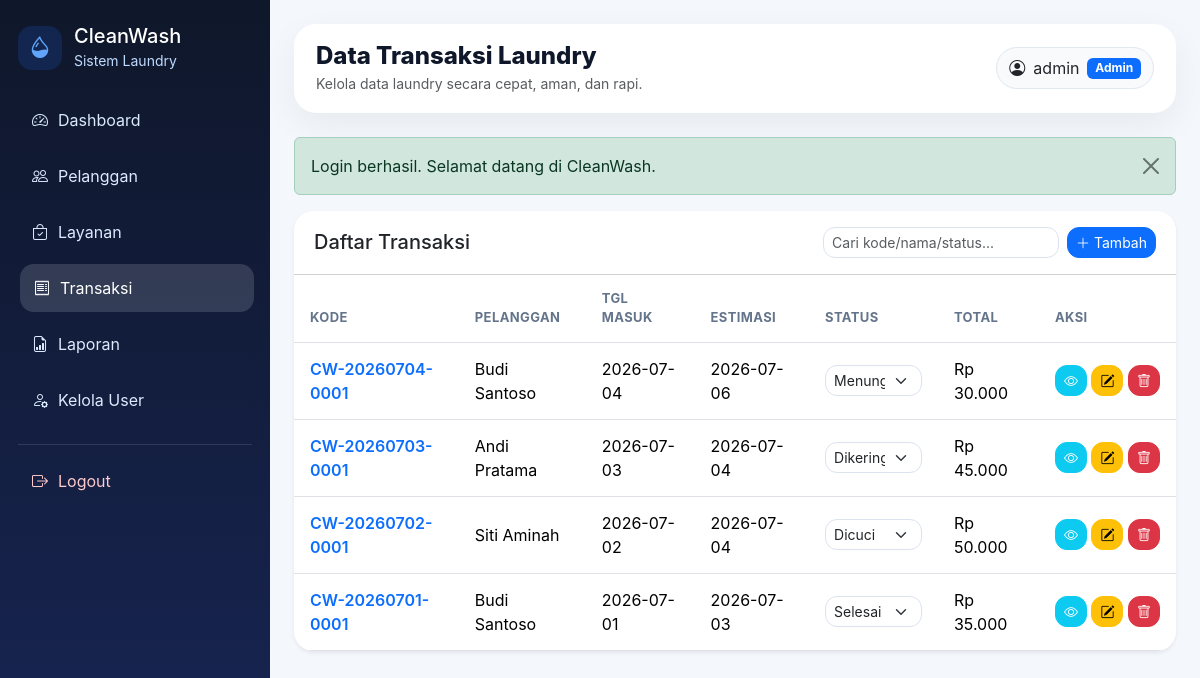
The app's page /index.php?page=admin/transaksi (signed in) with its own data.
### tables this page shows
CREATE TABLE `transaksi` (
  `id` int(11) NOT NULL,
  `kode_transaksi` varchar(30) NOT NULL,
  `pelanggan_id` int(11) NOT NULL,
  `tanggal_masuk` date NOT NULL,
  `tanggal_selesai_est` date NOT NULL,
  `status` enum('Menunggu','Dicuci','Dikeringkan','Disetrika','Selesai','Diambil') NOT NULL DEFAULT 'Menunggu',
  `total_harga` decimal(12,2) NOT NULL DEFAULT 0.00,
  `created_at` timestamp NOT NULL DEFAULT current_timestamp(),
  `updated_at` timestamp NOT NULL DEFAULT current_timestamp() ON UPDATE current_timestamp()
);

CREATE TABLE `pelanggan` (
  `id` int(11) NOT NULL,
  `user_id` int(11) NOT NULL,
  `nama` varchar(100) NOT NULL,
  `no_hp` varchar(20) NOT NULL,
  `alamat` text NOT NULL,
  `created_at` timestamp NOT NULL DEFAULT current_timestamp(),
  `updated_at` timestamp NOT NULL DEFAULT current_timestamp() ON UPDATE current_timestamp()
);

### controllers/BaseController.php (called while the page is built, shortened)
<?php
abstract class BaseController
{
    protected function view(string $view, array $data = []): void
    {
        extract($data);
        $viewFile = __DIR__ . '/../views/' . $view . '.php';
        require __DIR__ . '/../views/layouts/header.php';
        require $viewFile;
        require __DIR__ . '/../views/layouts/footer.php';
    }
}

### controllers/TransaksiController.php (called while the page is built, shortened)
<?php
class TransaksiController extends BaseController
{
    private Transaksi $transaksiModel;
    public function __construct(mysqli $db, Auth $auth)
    {
        $this->transaksiModel = new Transaksi($db);
    }
    public function index(): void
    {
        $keyword = trim($_GET['q'] ?? '');
        $this->view('admin/transaksi/index', [
            'title' => 'Data Transaksi Laundry',
            'transaksi' => $this->transaksiModel->getAll($keyword),
            'keyword' => $keyword,
            'statuses' => Transaksi::STATUSES,
        ]);
    }
}

### index.php (called while the page is built, shortened)
<?php
require_once __DIR__ . '/config/helpers.php';
require_once __DIR__ . '/models/Transaksi.php';
require_once __DIR__ . '/controllers/BaseController.php';
require_once __DIR__ . '/controllers/AdminController.php';
require_once __DIR__ . '/controllers/TransaksiController.php';
try {
    $db = (new Database())->getConnection();
    $userModel = new User($db);
    $auth = new Auth($userModel);
    $page = $_GET['page'] ?? 'login';
    match ($page) {
        'login' => (new AuthController($db, $auth))->login(),
        'register' => (new AuthController($db, $auth))->register(),
        'logout' => (new AuthController($db, $auth))->logout(),
        'admin/dashboard' => (new AdminController($db, $auth))->dashboard(),
        'admin/pelanggan' => (new PelangganController($db, $auth))->index(),
        'admin/pelanggan/create' => (new PelangganController($db, $auth))->create(),
        'admin/pelanggan/edit' => (new PelangganController($db, $auth))->edit(),
        'admin/pelanggan/delete' => (new PelangganController($db, $auth))->delete(),
        'admin/layanan' => (new LayananController($db, $auth))->index(),
        'admin/layanan/create' => (new LayananController($db, $auth))->create(),
        'admin/layanan/edit' => (new LayananController($db, $auth))->edit(),
        'admin/layanan/delete' => (new LayananController($db, $auth))->delete(),
        'admin/transaksi' => (new TransaksiController($db, $auth))->index(),
        'admin/transaksi/create' => (new TransaksiController($db, $auth))->create(),
        'admin/transaksi/edit' => (new TransaksiController($db, $auth))->edit(),
        'admin/transaksi/detail' => (new TransaksiController($db, $auth))->detail(),
        'admin/transaksi/status' => (new TransaksiController($db, $auth))->updateStatus(),
        'admin/transaksi/delete' => (new TransaksiController($db, $auth))->delete(),
        'admin/laporan' => (new LaporanController($db, $auth))->index(),
        'admin/users' => (new UserController($db, $auth))->index(),
        'admin/users/role' => (new UserController($db, $auth))->updateRole(),
        'pelanggan/dashboard' => (new CustomerController($db, $auth))->dashboard(),
        'pelanggan/status' => (new CustomerController($db, $auth))->status(),
        'pelanggan/riwayat' => (new CustomerController($db, $auth))->riwayat(),
        'pelanggan/profil' => (new CustomerController($db, $auth))->profil(),
        default => redirect($auth->check() ? ($_SESSION['user']['role'] === 'admin' ? 'admin/dashboard' : 'pelanggan/dashboard') : 'login'),
    };
} catch (Throwable $e) {
    http_response_code(500);
    $message = e($e->getMessage());
    ?>
    <!doctype html>
    <html lang="id">
    <head>
        <meta charset="utf-8">
        <meta name="viewport" content="width=device-width, initial-scale=1">
        <title>Kesalahan Aplikasi - CleanWash</title>
        <link href="https://cdn.jsdelivr.net/npm/bootstrap@5.3.3/dist/css/bootstrap.min.css" rel="stylesheet">
        <link href="assets/css/style.css" rel="stylesheet">
    </head>
    <body class="bg-light">
        <div class="container py-5">
            <div class="row justify-content-center">
                <div class="col-lg-7">
                    <div class="card border-0 shadow-sm">
                        <div class="card-body p-4 p-md-5">
                            <h3 class="fw-bold text-danger mb-3">Aplikasi belum bisa dijalankan</h3>
                            <p class="mb-3"><?= $message ?></p>
                            <div class="alert alert-info">
                                <strong>Solusi cepat:</strong> pastikan MySQL XAMPP aktif dan database <code>db_laundry</code> sudah dibuat dengan menjalankan script <code>database/laundry.sql</code> melalui CMD/Shell XAMPP.
                            </div>
                            <a href="README.md" class="btn btn-primary">Lihat README</a>
                        </div>
                    </div>
                </div>
            </div>
        </div>
    </body>
    </html>
    <?php
}

### models/Transaksi.php (called while the page is built, shortened)
<?php
class Transaksi
{
    private mysqli $db;
    public function __construct(mysqli $db)
    {
        $this->db = $db;
    }
    public function getAll(string $keyword = ''): array
    {
        $keyword = trim($keyword);
        if ($keyword !== '') {
            $search = '%' . $keyword . '%';
            $sql = "SELECT t.*, p.nama AS nama_pelanggan, p.no_hp
                    FROM transaksi t
                    JOIN pelanggan p ON t.pelanggan_id = p.id
                    WHERE t.kode_transaksi LIKE ? OR p.nama LIKE ? OR t.status LIKE ?
                    ORDER BY t.id DESC";
            $stmt = $this->db->prepare($sql);
            $stmt->bind_param('sss', $search, $search, $search);
        } else {
            $sql = "SELECT t.*, p.nama AS nama_pelanggan, p.no_hp
                    FROM transaksi t
                    JOIN pelanggan p ON t.pelanggan_id = p.id
                    ORDER BY t.id DESC";
            $stmt = $this->db->prepare($sql);
        }
        $stmt->execute();
        return $stmt->get_result()->fetch_all(MYSQLI_ASSOC);
    }
}

### views/admin/transaksi/index.php (the view, shortened to what this page needs)
<div class="card border-0 shadow-sm">
    <div class="card-header bg-white d-flex flex-column flex-md-row gap-2 justify-content-between align-items-md-center">
        <h5 class="mb-0">Daftar Transaksi</h5>
        <div class="d-flex gap-2">
            <form class="d-flex" method="get">
                <input type="search" name="q" value="<?= e($keyword) ?>" class="form-control form-control-sm" placeholder="Cari kode/nama/status...">
            </form>
            <a href="index.php?page=admin/transaksi/create" class="btn btn-primary btn-sm"><i class="bi bi-plus-lg"></i> Tambah</a>
        </div>
    </div>
    <div class="card-body p-0">
        <div class="table-responsive">
            <table class="table table-hover align-middle mb-0">
                <thead><tr><th>Kode</th><th>Pelanggan</th><th>Tgl Masuk</th><th>Estimasi</th><th>Status</th><th>Total</th><th>Aksi</th></tr></thead>
                <tbody>
                <?php foreach ($transaksi as $row): ?>
                    <tr>
                        <td class="fw-semibold"><a class="text-decoration-none" href="index.php?page=admin/transaksi/detail&id=<?= e($row['id']) ?>"><?= e($row['kode_transaksi']) ?></a></td>
                        <td><?= e($row['nama_pelanggan']) ?></td>
                        <td><?= e($row['tanggal_masuk']) ?></td>
                        <td><?= e($row['tanggal_selesai_est']) ?></td>
                        <td>
                            <form method="post" action="index.php?page=admin/transaksi/status" class="d-flex gap-1 status-form">
                                <select name="status" class="form-select form-select-sm" onchange="this.form.submit()">
                                    <?php foreach ($statuses as $status): ?>
                                        <option value="<?= e($status) ?>" <?= selected($row['status'], $status) ?>><?= e($status) ?></option>
                                    <?php endforeach; ?>
                                </select>
                            </form>
                        </td>
                        <td><?= rupiah($row['total_harga']) ?></td>
                        <td class="text-nowrap">
                            <a class="btn btn-info btn-sm text-white" href="index.php?page=admin/transaksi/detail&id=<?= e($row['id']) ?>"><i class="bi bi-eye"></i></a>
                            <a class="btn btn-warning btn-sm" href="index.php?page=admin/transaksi/edit&id=<?= e($row['id']) ?>"><i class="bi bi-pencil-square"></i></a>
                            <a class="btn btn-danger btn-sm btn-delete" href="index.php?page=admin/transaksi/delete&id=<?= e($row['id']) ?>"><i class="bi bi-trash"></i></a>
                        </td>
                    </tr>
                <?php endforeach; ?>
                </tbody>
            </table>
        </div>
    </div>
</div>

### assets/css/style.css (style rules this page uses)
:root { --primary: #2563eb; --primary-dark: #1e40af; --bg-soft: #f4f7fb; --sidebar: #0f172a; --text-muted: #64748b; }
* { box-sizing: border-box; }
body { background: var(--bg-soft); font-family: Inter, system-ui, -apple-system, BlinkMacSystemFont, "Segoe UI", sans-serif; }
.card { border-radius: 20px; overflow: hidden; }
.card-header { padding: 16px 20px; }
.table thead th { font-size: 13px; text-transform: uppercase; letter-spacing: .03em; color: #64748b; }
.table td, .table th { padding: 14px 16px; }
.btn { border-radius: 12px; }
.form-control, .form-select { border-radius: 12px; border-color: #dbe3ef; }

### records on screen
transaksi: kode_transaksi "CW-20260704-0001", pelanggan.nama "Budi Santoso", tanggal_masuk "2026-07-04", tanggal_selesai_est "2026-07-06", status "Menunggu", total_harga "Rp 30.000"
transaksi: kode_transaksi "CW-20260703-0001", pelanggan.nama "Andi Pratama", tanggal_masuk "2026-07-03", tanggal_selesai_est "2026-07-04", status "Dikeringkan", total_harga "Rp 45.000"
transaksi: kode_transaksi "CW-20260702-0001", pelanggan.nama "Siti Aminah", tanggal_masuk "2026-07-02", tanggal_selesai_est "2026-07-04", status "Dicuci", total_harga "Rp 50.000"
transaksi: kode_transaksi "CW-20260701-0001", pelanggan.nama "Budi Santoso", tanggal_masuk "2026-07-01", tanggal_selesai_est "2026-07-03", status "Selesai", total_harga "Rp 35.000"

### other values on screen
$title "Data Transaksi Laundry"
$user['username'] "admin"
$user['role'] "Admin"
$message "Login berhasil. Selamat datang di CleanWash."
